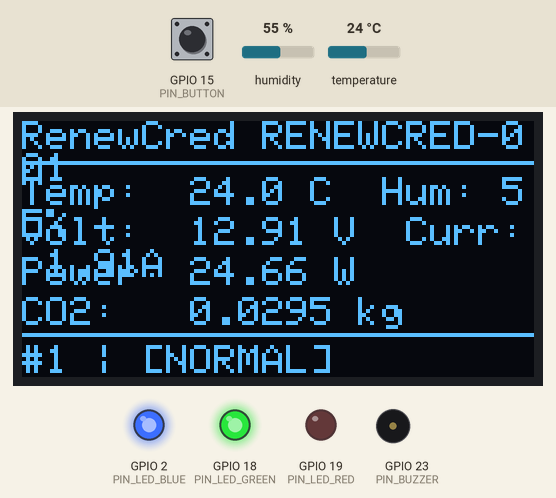
A sketch run on a simulated ESP32. On the bench: 128×64 one-colour display, output pins drawn as LEDs (lit = HIGH), buzzer (waves = sounding). The test bench sets the inputs (shaded band); at power-on: GPIO 15 (PIN_BUTTON) HIGH, humidity 55 %, temperature 24 °C. WiFi joins after 1.5 s; servers stay silent unless stated; uploads are accepted with an empty reply; random numbers use the default seed unless the sketch sets one; what the sketch prints to the serial monitor is not drawn.

Above: at 5.8 s.
5.9 s: GPIO 15 (PIN_BUTTON) pulled LOW for 0.15 s
At 7.5 s:
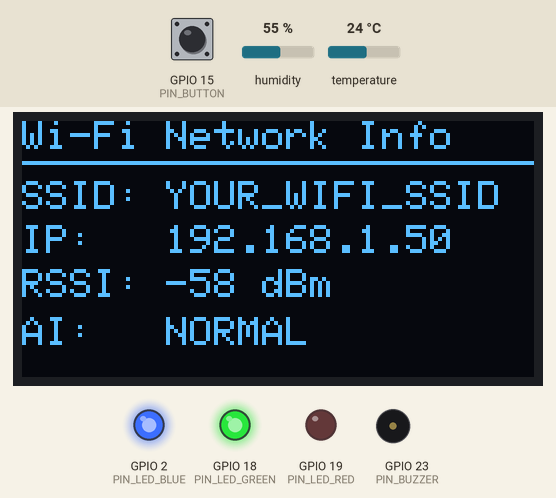
11.5 s: GPIO 15 (PIN_BUTTON) pulled LOW for 0.15 s
At 12.9 s:
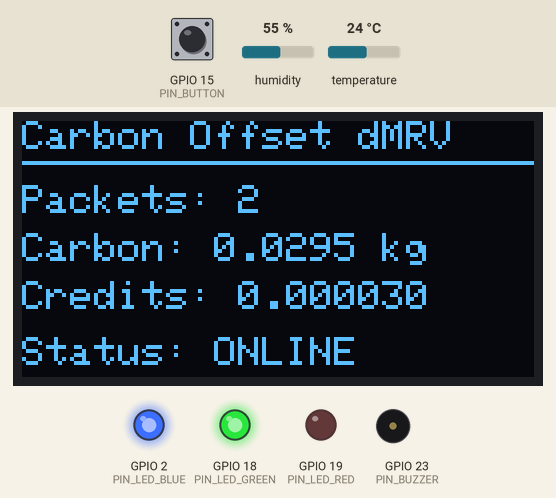
16.5 s: GPIO 15 (PIN_BUTTON) pulled LOW for 0.15 s
At 18.0 s:
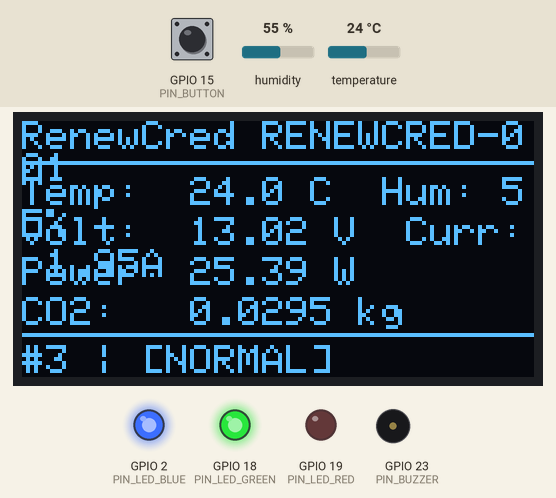
21.5 s: GPIO 15 (PIN_BUTTON) pulled LOW for 3.2 s
At 25.8 s:
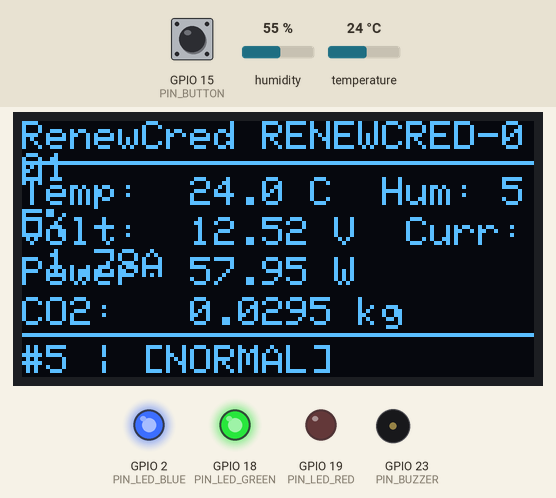
36.5 s: humidity set to 22 %
At 40.7 s:
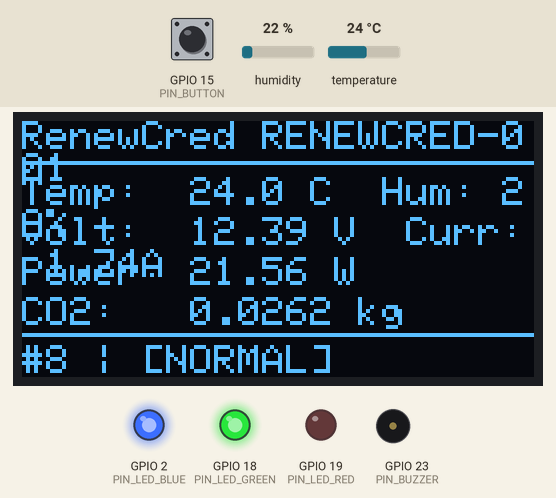
41.7 s: temperature set to 12 °C
At 45.8 s:
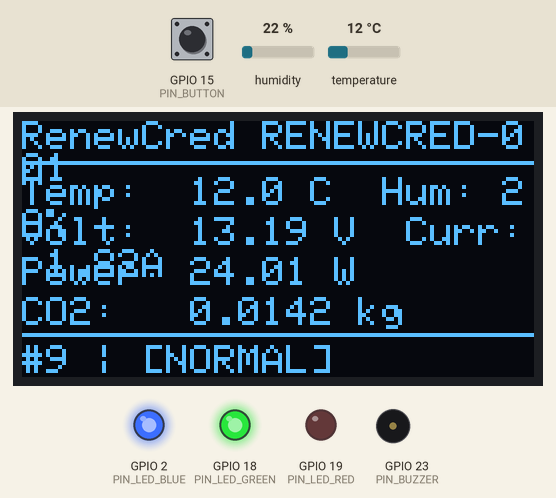
Timing chart, 0 to 47.3 s (numbered marks = the images above; inputs shaded):
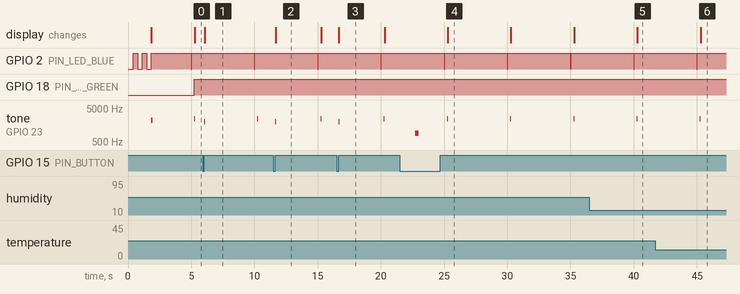

The sketch:

esp32_renewcred.ino
```cpp
/*
 * RenewCred - ESP32 Smart Solar Node (Wi-Fi Client Mode)
 * ============================================================================
 * Configure credentials in the ignored config.h file.
 *
 * Hardware:
 *   - ESP32 Development Board
 *   - 0.96" OLED I2C Display (SSD1306) [SDA: GPIO 21, SCL: GPIO 22]
 *   - DHT22 Sensor                     [DATA: GPIO 4]
 *   - Push Button                      [PIN: GPIO 15, INPUT_PULLUP]
 *   - Green LED (Normal / Verified)    [PIN: GPIO 18]
 *   - Red LED   (Anomaly Alert)        [PIN: GPIO 19]
 *   - Blue LED  (Wi-Fi Connected)      [PIN: GPIO 2]
 *   - Buzzer    (Audio Feedback)       [PIN: GPIO 23]
 * ============================================================================
 */

#include <WiFi.h>
#include <HTTPClient.h>
#include <ArduinoJson.h>
#include <Wire.h>
#include <Adafruit_GFX.h>
#include <Adafruit_SSD1306.h>
#include <DHT.h>

// ===========================================================================
// Wi-Fi & Laptop Backend Configuration
// ===========================================================================
// Copy config.example.h to config.h and fill in your local settings.
#include "config.h"

// Device Identifier
const char* DEVICE_ID = "RENEWCRED-001";
const unsigned long TELEMETRY_INTERVAL_MS = 5000; // Send every 5 seconds

// ===========================================================================
// Pin Definitions
// ===========================================================================
#define PIN_DHT22         4
#define PIN_BUTTON       15
#define PIN_LED_GREEN    18
#define PIN_LED_RED      19
#define PIN_LED_BLUE      2
#define PIN_BUZZER       23

// OLED Display Configuration
#define SCREEN_WIDTH  128
#define SCREEN_HEIGHT  64
#define OLED_RESET     -1
#define SCREEN_ADDRESS 0x3C

Adafruit_SSD1306 display(SCREEN_WIDTH, SCREEN_HEIGHT, &Wire, OLED_RESET);
DHT dht(PIN_DHT22, DHT22);

// State Variables
unsigned long lastTransmitTime = 0;
unsigned long buttonPressStart = 0;
bool buttonHeld = false;
bool forceAnomaly = false;
int displayPage = 0;
unsigned int txCount = 0;
String lastStatus = "CONNECTING";
String apiUrl;

float voltage = 12.40;
float current = 1.85;
float power = 22.94;
float temperature = 28.5;
float humidity = 55.0;
float carbon = 0.0340;

// ===========================================================================
// Sound & Visual Helpers
// ===========================================================================
void beep(int freq, int durationMs) {
  tone(PIN_BUZZER, freq, durationMs);
}

void indicateNormal() {
  digitalWrite(PIN_LED_GREEN, HIGH);
  digitalWrite(PIN_LED_RED, LOW);
  beep(2400, 50);
}

void indicateAnomaly() {
  digitalWrite(PIN_LED_GREEN, LOW);
  digitalWrite(PIN_LED_RED, HIGH);
  tone(PIN_BUZZER, 1000, 150);
  delay(160);
  tone(PIN_BUZZER, 800, 200);
}

// ===========================================================================
// Telemetry & Prototype Carbon Estimation Engine
// ===========================================================================
void generateTelemetry(bool injectAnomaly) {
  // 1. Read real DHT22
  float t = dht.readTemperature();
  float h = dht.readHumidity();
  if (!isnan(t)) temperature = t;
  if (!isnan(h)) humidity = h;

  // 2. Solar Photovoltaic thermal model
  float tempVoltageDrop = (temperature - 25.0) * 0.04;
  float sunDrift = (sin(millis() / 7000.0) * 0.4) + (random(-6, 6) / 100.0);

  voltage = 12.60 - tempVoltageDrop + sunDrift;
  if (voltage < 11.2) voltage = 11.2;
  if (voltage > 13.8) voltage = 13.8;
  voltage = round(voltage * 100.0) / 100.0;

  current = 1.82 + (sunDrift * 0.45) + (random(-4, 4) / 100.0);
  if (current < 1.0) current = 1.0;
  if (current > 2.8) current = 2.8;
  current = round(current * 100.0) / 100.0;

  power = round((voltage * current) * 100.0) / 100.0;

  // 3. Prototype Carbon Offset estimate (kg CO2e)
  carbon = round(((temperature * 0.001) + (humidity * 0.0001)) * 10000.0) / 10000.0;

  if (injectAnomaly) {
    power = round(power * 2.6 * 100.0) / 100.0; // Injected 260% power mismatch
  }
}

// ===========================================================================
// OLED Display Screens
// ===========================================================================
void renderOLED() {
  display.clearDisplay();
  display.setTextColor(SSD1306_WHITE);

  if (displayPage == 0) {
    // Screen 0: Live Telemetry & Carbon
    display.setTextSize(1);
    display.setCursor(0, 0);
    display.print("RenewCred ");
    display.print(DEVICE_ID);
    display.drawFastHLine(0, 10, 128, SSD1306_WHITE);

    display.setCursor(0, 14);
    display.printf("Temp:  %.1f C  Hum: %.0f%%\n", temperature, humidity);
    display.setCursor(0, 24);
    display.printf("Volt:  %.2f V  Curr: %.2fA\n", voltage, current);
    display.setCursor(0, 34);
    display.printf("Power: %.2f W\n", power);
    display.setCursor(0, 44);
    display.printf("CO2:   %.4f kg\n", carbon);

    display.drawFastHLine(0, 53, 128, SSD1306_WHITE);
    display.setCursor(0, 56);
    display.printf("#%u | [%s]", txCount, lastStatus.c_str());
  }
  else if (displayPage == 1) {
    // Screen 1: Network & Wi-Fi Info
    display.setTextSize(1);
    display.setCursor(0, 0);
    display.println("Wi-Fi Network Info");
    display.drawFastHLine(0, 10, 128, SSD1306_WHITE);

    display.setCursor(0, 15);
    display.printf("SSID: %s\n", WIFI_SSID);
    display.setCursor(0, 26);
    display.printf("IP:   %s\n", WiFi.localIP().toString().c_str());
    display.setCursor(0, 37);
    display.printf("RSSI: %d dBm\n", WiFi.RSSI());
    display.setCursor(0, 49);
    display.printf("AI:   %s\n", lastStatus.c_str());
  }
  else {
    // Screen 2: Carbon Offset Summary
    display.setTextSize(1);
    display.setCursor(0, 0);
    display.println("Carbon Offset dMRV");
    display.drawFastHLine(0, 10, 128, SSD1306_WHITE);

    display.setCursor(0, 16);
    display.printf("Packets: %u\n", txCount);
    display.setCursor(0, 28);
    display.printf("Carbon: %.4f kg\n", carbon);
    display.setCursor(0, 40);
    display.printf("Credits: %.6f\n", carbon / 1000.0);
    display.setCursor(0, 54);
    display.println("Status: ONLINE");
  }

  display.display();
}

// ===========================================================================
// Setup
// ===========================================================================
void setup() {
  Serial.begin(115200);

  pinMode(PIN_BUTTON, INPUT_PULLUP);
  pinMode(PIN_LED_GREEN, OUTPUT);
  pinMode(PIN_LED_RED, OUTPUT);
  pinMode(PIN_LED_BLUE, OUTPUT);
  pinMode(PIN_BUZZER, OUTPUT);

  digitalWrite(PIN_LED_GREEN, LOW);
  digitalWrite(PIN_LED_RED, LOW);
  digitalWrite(PIN_LED_BLUE, LOW);
  digitalWrite(PIN_BUZZER, LOW);

  dht.begin();

  Wire.begin(21, 22);
  if (display.begin(SSD1306_SWITCHCAPVCC, SCREEN_ADDRESS)) {
    display.clearDisplay();
    display.setTextSize(1);
    display.setTextColor(SSD1306_WHITE);
    display.setCursor(5, 10);
    display.println("RenewCred Node");
    display.setCursor(5, 25);
    display.println("Connecting: Kk...");
    display.display();
  }

  apiUrl = "http://" + String(BACKEND_SERVER_IP) + ":" + String(BACKEND_PORT) + "/api/sensor-data";
  Serial.println("\n=============================================");
  Serial.println("   RenewCred ESP32 Online Wi-Fi Node         ");
  Serial.printf("   Target SSID:    %s\n", WIFI_SSID);
  Serial.printf("   Target Backend: %s\n", apiUrl.c_str());
  Serial.println("=============================================");

  WiFi.mode(WIFI_STA);
  WiFi.begin(WIFI_SSID, WIFI_PASSWORD);

  int attempts = 0;
  while (WiFi.status() != WL_CONNECTED && attempts < 40) {
    delay(350);
    Serial.print(".");
    digitalWrite(PIN_LED_BLUE, !digitalRead(PIN_LED_BLUE));
    attempts++;
  }

  if (WiFi.status() == WL_CONNECTED) {
    digitalWrite(PIN_LED_BLUE, HIGH);
    beep(2200, 120);
    Serial.println("\n[Wi-Fi] Connected to Kk Successfully!");
    Serial.printf("[Wi-Fi] ESP32 IP: %s\n", WiFi.localIP().toString().c_str());
    lastStatus = "ONLINE";
  } else {
    digitalWrite(PIN_LED_BLUE, LOW);
    digitalWrite(PIN_LED_RED, HIGH);
    Serial.println("\n[Wi-Fi] Could not connect to Kk. Retrying in background...");
    lastStatus = "NO_WIFI";
  }

  renderOLED();
}

// ===========================================================================
// Main Loop
// ===========================================================================
void loop() {
  // 1. Handle Push Button
  if (digitalRead(PIN_BUTTON) == LOW) {
    if (buttonPressStart == 0) {
      buttonPressStart = millis();
      buttonHeld = false;
    } else if (millis() - buttonPressStart > 1200 && !buttonHeld) {
      buttonHeld = true;
      forceAnomaly = true;
      beep(900, 300);
      Serial.println("[BUTTON] Long press! Anomaly armed.");
      renderOLED();
    }
  } else {
    if (buttonPressStart > 0) {
      unsigned long duration = millis() - buttonPressStart;
      buttonPressStart = 0;
      if (!buttonHeld && duration > 50 && duration < 1000) {
        displayPage = (displayPage + 1) % 3;
        beep(2000, 40);
        renderOLED();
      }
    }
  }

  // 2. Periodic Telemetry Transmission (Every 5 Seconds)
  if (millis() - lastTransmitTime >= TELEMETRY_INTERVAL_MS) {
    lastTransmitTime = millis();

    bool injectingAnomaly = forceAnomaly;
    forceAnomaly = false;

    // Always generate real sensor telemetry from DHT22
    generateTelemetry(injectingAnomaly);
    txCount++;

    // Blue LED blink for activity
    digitalWrite(PIN_LED_BLUE, LOW);
    delay(30);
    digitalWrite(PIN_LED_BLUE, HIGH);

    StaticJsonDocument<256> doc;
    doc["device_id"]   = DEVICE_ID;
    doc["temperature"] = temperature;
    doc["humidity"]    = humidity;
    doc["voltage"]     = voltage;
    doc["current"]     = current;
    doc["power"]       = power;
    doc["carbon"]      = carbon;

    String payload;
    serializeJson(doc, payload);

    // ALWAYS print JSON payload to Serial for USB Bridge & debugging
    Serial.printf("[TX #%04d] %s\n", txCount, payload.c_str());

    if (WiFi.status() == WL_CONNECTED) {
      HTTPClient http;
      http.begin(apiUrl);
      http.addHeader("Content-Type", "application/json");
      http.setTimeout(3500);

      int httpCode = http.POST(payload);

      if (httpCode == 200) {
        String response = http.getString();
        StaticJsonDocument<512> respDoc;
        DeserializationError err = deserializeJson(respDoc, response);

        if (!err) {
          const char* st = respDoc["status"];
          lastStatus = st ? String(st) : "NORMAL";
        } else {
          lastStatus = "NORMAL";
        }

        if (lastStatus == "ANOMALY") {
          indicateAnomaly();
        } else {
          indicateNormal();
        }
      } else {
        lastStatus = "HTTP_ERR";
      }

      http.end();
    } else {
      lastStatus = "NO_WIFI";
      Serial.println("[Wi-Fi] Retrying configured Wi-Fi connection...");
      WiFi.reconnect();
      if (injectingAnomaly) {
        indicateAnomaly();
      } else {
        indicateNormal();
      }
    }

    renderOLED();
  }
}
```

config.example.h
```cpp
#pragma once
// Copy this file to config.h. config.h is intentionally ignored by Git.
const char* WIFI_SSID = "YOUR_WIFI_SSID";
const char* WIFI_PASSWORD = "YOUR_WIFI_PASSWORD";
// The computer running FastAPI must be reachable from the ESP32.
const char* BACKEND_SERVER_IP = "192.168.1.100";
const int BACKEND_PORT = 8000;
```

Measured:
- after the input at 11.5 s, the display: changes after 0.18 s (image 2)
- by itself, GPIO 2 (PIN_LED_BLUE): alternates HIGH for 5.0 s and LOW for 0.03 s
- by itself, tone on GPIO 23 (PIN_BUZZER): plays 900 Hz for 0.30 s, 2400 Hz for 0.05 s, 2400 Hz for 0.05 s, 2400 Hz for 0.05 s
- what the display in image 3 shows lasts 3.6 s, from 16.7 s to 20.3 s
- what the display in image 4 shows lasts 5.0 s, from 25.3 s to 30.3 s
